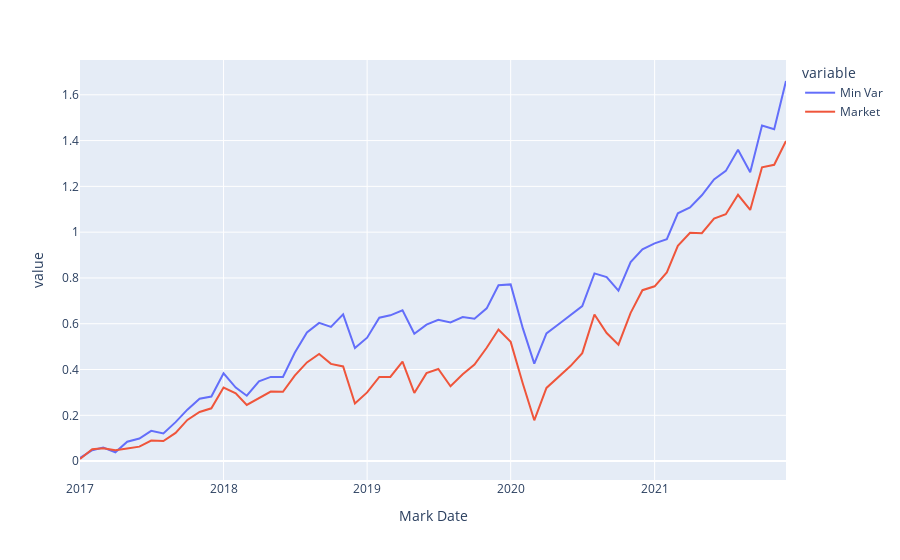

Write notebook code for a chart like this one.
### Code cell
fig = px.line(results, x='Mark Date', y=["Min Var", "Market"])
fig.show()
